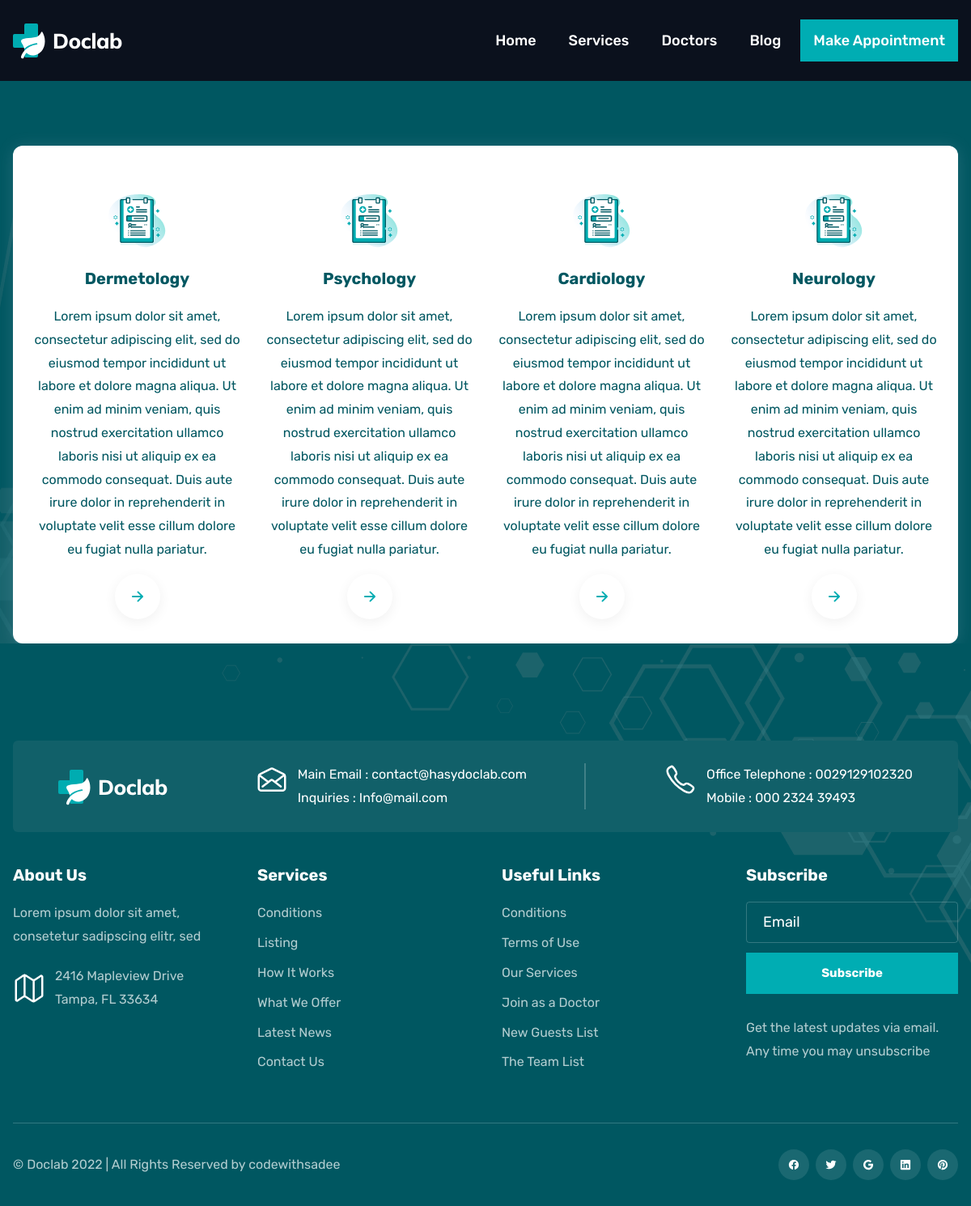
Page /department/ on the committed database.
### home/models.py (models this page shows, shortened)
class Departments(models.Model):
    dep_name = models.CharField(max_length=100)
    dep_description = models.TextField()

### home/views.py (the view)
# urls.py: path('department/',views.department, name='department'),
def department(request):
    dict_dept = {
        'dept' : Departments.objects.all()
    }
    return render(request, 'department.html', dict_dept)

### templates/department.html (shortened to what this page needs)
{% extends "base.html" %}
{% block content %}
{% load static %}
    <section class="service" aria-label="service" style="background-image: url('{% static '/images/hero-bg.png' %}');background-color: var(--midnight-green);">
      <div class="container">
        <ul class="service-list">
          {% for d in dept %}
          <li>
            <div class="service-card" data-reveal="bottom">
              <div class="card-icon">
                <img src="{% static '/images/icon-1.png' %}" width="71" height="71" loading="lazy" alt="icon">
              </div>
              <h3 class="headline-sm card-title">
                <a href="#">{{ d.dep_name }}</a>
              </h3>
              <p class="card-text">{{ d.dep_description }}</p>
              <button class="btn-circle" aria-label="read more about psychiatry">
                <ion-icon name="arrow-forward" aria-hidden="true"></ion-icon>
              </button>
            </div>
          </li>
          {% endfor %}
        </ul>
      </div>
    </section>
{% endblock content %}

### static/css/style.css (style rules this page uses)
:root { --rich-black-fogra-29: hsl(222, 44%, 8%); --middle-blue-green_40: hsla(174, 64%, 71%, 0.4); --midnight-green: hsl(186, 100%, 19%); --midnight-green_a25: hsla(186, 100%, 19%, 0.25); --independece: hsl(236, 14%, 39%); --verdigris: hsl(182, 100%, 35%); --ming: hsl(186, 72%, 24%); --space-cadet: hsla(226, 45%, 24%); --eerie-black: hsl(0, 0%, 13%); --alice-blue: hsl(187, 25%, 94%); --gray-web: hsl(0, 0%, 50%); --gainsboro: hsl(0, 0%, 87%); --white: hsl(0, 0%, 100%); --white_a20: hsla(0, 0%, 100%, 0.2); --white_a10: hsla(0, 0%, 100%, 0.1); --black: hsl(0, 0%, 0%); --ff-oswald: 'Oswald', sans-serif; --ff-rubik: 'Rubik', sans-serif; --headline-lg: 5rem; --headline-md: 3rem; --headline-sm: 2rem; --title-lg: 1.8rem; --title-md: 1.5rem; --title-sm: 1.4rem; --fw-500: 500; --fw-700: 700; --section-padding: 120px; --shadow-1: 0px 2px 20px hsla(209, 36%, 72%, 0.2); --shadow-2: 0 4px 16px hsla(0, 0%, 0%, 0.06); --radius-circle: 50%; --radius-12: 12px; --radius-6: 6px; --radius-4: 4px; --transition-1: 0.25s ease; --transition-2: 0.5s ease; --transition-3: 1s ease; --cubic-in: cubic-bezier(0.51, 0.03, 0.64, 0.28); --cubic-out: cubic-bezier(0.05, 0.83, 0.52, 0.97); }
*, *::before, *::after { margin: 0; padding: 0; box-sizing: border-box; }
li { list-style: none; }
a, img, span, time, input, button, ion-icon { display: block; }
a { color: inherit; text-decoration: none; }
img { height: auto; }
input, button { background: none; border: none; font: inherit; }
button { cursor: pointer; }
ion-icon { pointer-events: none; }
html { font-size: 10px; font-family: var(--ff-rubik); scroll-behavior: smooth; }
body { background-color: var(--white); font-size: 1.6rem; color: var(--independece); line-height: 1.8; overflow: hidden; }
body.loaded { overflow-y: visible; }
.container { padding-inline: 16px; }
.headline-md, .headline-sm { line-height: 1.3; }
.headline-md, .headline-sm { color: var(--midnight-green); }
.headline-sm { font-size: var(--headline-sm); }
.service-list { padding-block: 60px 30px; padding-inline: 25px; display: grid; gap: 30px; border-radius: var(--radius-12); margin-block-start: -60px; background-color: var(--white); box-shadow: var(--shadow-1); }
.service-card { text-align: center; }
.service-card .card-icon, .btn-circle { max-width: max-content; margin-inline: auto; }
.service-card .card-icon { margin-block-end: 25px; }
.service-card .card-text { margin-block: 20px 15px; }
.service-card .btn-circle { color: var(--verdigris); font-size: 2rem; padding: 18px; border-radius: var(--radius-circle); box-shadow: var(--shadow-2); transition: var(--transition-1); }
.service .container { padding-top: 30vh; }
.card-text { color: var(--midnight-green); }
@media (min-width: 768px) { :root { --headline-lg: 8rem; --headline-md: 4.8rem; } }
@media (min-width: 768px) { .container { max-width: 750px; width: 100%; margin-inline: auto; } }
@media (min-width: 768px) { .service-list { grid-template-columns: 1fr 1fr; } }
@media (min-width: 992px) { .container { max-width: 940px; } }
@media (min-width: 992px) { .service-list { grid-template-columns: repeat(4, 1fr); } }
@media (min-width: 1200px) { .container { max-width: 1200px; } }

### rows in the picture
Departments: dep_name "Dermetology", dep_description "Lorem ipsum dolor sit amet, consectetur adipiscing elit, sed do eiusmod tempor incididunt ut labore et dolore magna aliqua. Ut enim ad minim veniam, quis nostrud exercitation ullamco laboris nisi ut aliquip ex ea commodo consequat. Duis aute irure dolor in reprehenderit in voluptate velit esse cillum dolore eu fugiat nulla pariatur."
Departments: dep_name "Psychology", dep_description "Lorem ipsum dolor sit amet, consectetur adipiscing elit, sed do eiusmod tempor incididunt ut labore et dolore magna aliqua. Ut enim ad minim veniam, quis nostrud exercitation ullamco laboris nisi ut aliquip ex ea commodo consequat. Duis aute irure dolor in reprehenderit in voluptate velit esse cillum dolore eu fugiat nulla pariatur."
Departments: dep_name "Cardiology", dep_description "Lorem ipsum dolor sit amet, consectetur adipiscing elit, sed do eiusmod tempor incididunt ut labore et dolore magna aliqua. Ut enim ad minim veniam, quis nostrud exercitation ullamco laboris nisi ut aliquip ex ea commodo consequat. Duis aute irure dolor in reprehenderit in voluptate velit esse cillum dolore eu fugiat nulla pariatur."
Departments: dep_name "Neurology", dep_description "Lorem ipsum dolor sit amet, consectetur adipiscing elit, sed do eiusmod tempor incididunt ut labore et dolore magna aliqua. Ut enim ad minim veniam, quis nostrud exercitation ullamco laboris nisi ut aliquip ex ea commodo consequat. Duis aute irure dolor in reprehenderit in voluptate velit esse cillum dolore eu fugiat nulla pariatur."
